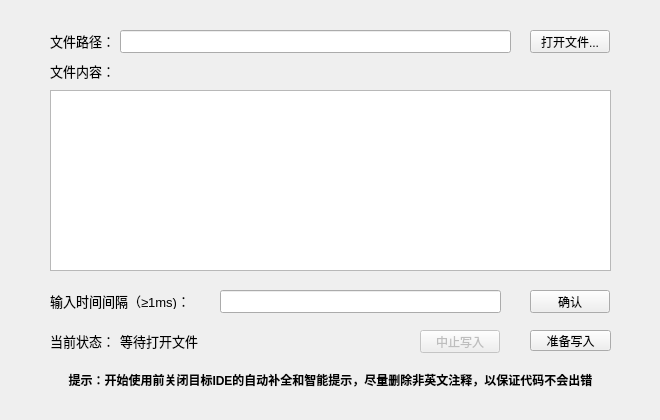
<?xml version="1.0" encoding="UTF-8"?>
<ui version="4.0">
 <class>KeyBrdReflectionWindowClass</class>
 <widget class="QMainWindow" name="KeyBrdReflectionWindowClass">
  <property name="enabled">
   <bool>true</bool>
  </property>
  <property name="geometry">
   <rect>
    <x>0</x>
    <y>0</y>
    <width>660</width>
    <height>420</height>
   </rect>
  </property>
  <property name="minimumSize">
   <size>
    <width>660</width>
    <height>400</height>
   </size>
  </property>
  <property name="maximumSize">
   <size>
    <width>660</width>
    <height>420</height>
   </size>
  </property>
  <property name="windowTitle">
   <string>KeyBrdReflectionWindow</string>
  </property>
  <widget class="QWidget" name="centralWidget">
   <widget class="QPushButton" name="BTN_OpenTargetFile">
    <property name="geometry">
     <rect>
      <x>530</x>
      <y>30</y>
      <width>80</width>
      <height>23</height>
     </rect>
    </property>
    <property name="text">
     <string>打开文件...</string>
    </property>
   </widget>
   <widget class="QLineEdit" name="BOX_ShowPath">
    <property name="geometry">
     <rect>
      <x>120</x>
      <y>30</y>
      <width>391</width>
      <height>23</height>
     </rect>
    </property>
    <property name="readOnly">
     <bool>false</bool>
    </property>
   </widget>
   <widget class="QTextEdit" name="BOX_ShowContent">
    <property name="geometry">
     <rect>
      <x>50</x>
      <y>90</y>
      <width>561</width>
      <height>181</height>
     </rect>
    </property>
    <property name="font">
     <font>
      <family>Consolas</family>
      <pointsize>10</pointsize>
     </font>
    </property>
    <property name="acceptDrops">
     <bool>false</bool>
    </property>
    <property name="lineWrapColumnOrWidth">
     <number>-1</number>
    </property>
    <property name="readOnly">
     <bool>true</bool>
    </property>
    <property name="acceptRichText">
     <bool>false</bool>
    </property>
   </widget>
   <widget class="QPushButton" name="BTN_WriteConfirm">
    <property name="geometry">
     <rect>
      <x>530</x>
      <y>330</y>
      <width>81</width>
      <height>21</height>
     </rect>
    </property>
    <property name="text">
     <string>准备写入</string>
    </property>
   </widget>
   <widget class="QLabel" name="LAB_TIT_ShowStatusTiitle">
    <property name="geometry">
     <rect>
      <x>50</x>
      <y>333</y>
      <width>91</width>
      <height>16</height>
     </rect>
    </property>
    <property name="font">
     <font>
      <pointsize>10</pointsize>
     </font>
    </property>
    <property name="text">
     <string>当前状态：</string>
    </property>
   </widget>
   <widget class="QLabel" name="LAB_TIT_FilePath">
    <property name="geometry">
     <rect>
      <x>50</x>
      <y>33</y>
      <width>61</width>
      <height>16</height>
     </rect>
    </property>
    <property name="font">
     <font>
      <pointsize>10</pointsize>
     </font>
    </property>
    <property name="text">
     <string>文件路径：</string>
    </property>
   </widget>
   <widget class="QLabel" name="LAB_TIT_Hint">
    <property name="geometry">
     <rect>
      <x>50</x>
      <y>350</y>
      <width>561</width>
      <height>61</height>
     </rect>
    </property>
    <property name="font">
     <font>
      <bold>true</bold>
     </font>
    </property>
    <property name="text">
     <string>&lt;html&gt;&lt;head/&gt;&lt;body&gt;&lt;p align=&quot;center&quot;&gt;&lt;span style=&quot; font-weight:700;&quot;&gt;提示：开始使用前关闭目标IDE的自动补全和智能提示，尽量删除非英文注释，以保证代码不会出错&lt;/span&gt;&lt;/p&gt;&lt;/body&gt;&lt;/html&gt;</string>
    </property>
    <property name="alignment">
     <set>Qt::AlignmentFlag::AlignCenter</set>
    </property>
   </widget>
   <widget class="QLabel" name="LAB_TIP_ShowStatus">
    <property name="geometry">
     <rect>
      <x>120</x>
      <y>331</y>
      <width>281</width>
      <height>20</height>
     </rect>
    </property>
    <property name="font">
     <font>
      <pointsize>10</pointsize>
     </font>
    </property>
    <property name="text">
     <string>等待打开文件</string>
    </property>
   </widget>
   <widget class="QPushButton" name="BTN_DisruptInput">
    <property name="enabled">
     <bool>false</bool>
    </property>
    <property name="geometry">
     <rect>
      <x>420</x>
      <y>330</y>
      <width>80</width>
      <height>23</height>
     </rect>
    </property>
    <property name="text">
     <string>中止写入</string>
    </property>
   </widget>
   <widget class="QLabel" name="LAB_TIT_ShowFileContentTitle">
    <property name="geometry">
     <rect>
      <x>50</x>
      <y>63</y>
      <width>61</width>
      <height>16</height>
     </rect>
    </property>
    <property name="font">
     <font>
      <pointsize>10</pointsize>
     </font>
    </property>
    <property name="text">
     <string>文件内容：</string>
    </property>
   </widget>
   <widget class="QLabel" name="LAB_TIT_InputTimeTitle">
    <property name="geometry">
     <rect>
      <x>50</x>
      <y>293</y>
      <width>176</width>
      <height>16</height>
     </rect>
    </property>
    <property name="font">
     <font>
      <pointsize>10</pointsize>
     </font>
    </property>
    <property name="text">
     <string>输入时间间隔（≥1ms)：</string>
    </property>
   </widget>
   <widget class="QLineEdit" name="BOX_InputTime">
    <property name="geometry">
     <rect>
      <x>220</x>
      <y>290</y>
      <width>281</width>
      <height>23</height>
     </rect>
    </property>
   </widget>
   <widget class="QPushButton" name="BTN_SubmitInputTime">
    <property name="geometry">
     <rect>
      <x>530</x>
      <y>290</y>
      <width>80</width>
      <height>23</height>
     </rect>
    </property>
    <property name="text">
     <string>确认</string>
    </property>
   </widget>
  </widget>
 </widget>
 <layoutdefault spacing="6" margin="11"/>
 <resources>
  <include location="KeyBrdReflectionWindow.qrc"/>
 </resources>
 <connections>
  <connection>
   <sender>BTN_OpenTargetFile</sender>
   <signal>clicked()</signal>
   <receiver>KeyBrdReflectionWindowClass</receiver>
   <slot>GetTargetFileName()</slot>
   <hints>
    <hint type="sourcelabel">
     <x>531</x>
     <y>74</y>
    </hint>
    <hint type="destinationlabel">
     <x>599</x>
     <y>70</y>
    </hint>
   </hints>
  </connection>
  <connection>
   <sender>BOX_ShowPath</sender>
   <signal>returnPressed()</signal>
   <receiver>KeyBrdReflectionWindowClass</receiver>
   <slot>GetTargetFileName()</slot>
   <hints>
    <hint type="sourcelabel">
     <x>297</x>
     <y>71</y>
    </hint>
    <hint type="destinationlabel">
     <x>375</x>
     <y>24</y>
    </hint>
   </hints>
  </connection>
  <connection>
   <sender>BTN_WriteConfirm</sender>
   <signal>clicked()</signal>
   <receiver>KeyBrdReflectionWindowClass</receiver>
   <slot>StartReflectKeys()</slot>
   <hints>
    <hint type="sourcelabel">
     <x>541</x>
     <y>370</y>
    </hint>
    <hint type="destinationlabel">
     <x>577</x>
     <y>307</y>
    </hint>
   </hints>
  </connection>
  <connection>
   <sender>BTN_DisruptInput</sender>
   <signal>clicked()</signal>
   <receiver>KeyBrdReflectionWindowClass</receiver>
   <slot>DisruptInput()</slot>
   <hints>
    <hint type="sourcelabel">
     <x>462</x>
     <y>372</y>
    </hint>
    <hint type="destinationlabel">
     <x>572</x>
     <y>237</y>
    </hint>
   </hints>
  </connection>
  <connection>
   <sender>BOX_InputTime</sender>
   <signal>returnPressed()</signal>
   <receiver>KeyBrdReflectionWindowClass</receiver>
   <slot>SetInputTime()</slot>
   <hints>
    <hint type="sourcelabel">
     <x>306</x>
     <y>323</y>
    </hint>
    <hint type="destinationlabel">
     <x>26</x>
     <y>302</y>
    </hint>
   </hints>
  </connection>
  <connection>
   <sender>BTN_SubmitInputTime</sender>
   <signal>clicked()</signal>
   <receiver>KeyBrdReflectionWindowClass</receiver>
   <slot>SetInputTime()</slot>
   <hints>
    <hint type="sourcelabel">
     <x>519</x>
     <y>321</y>
    </hint>
    <hint type="destinationlabel">
     <x>629</x>
     <y>172</y>
    </hint>
   </hints>
  </connection>
 </connections>
 <slots>
  <slot>GetTargetFileName()</slot>
  <slot>StartReflectKeys()</slot>
  <slot>DisruptInput()</slot>
  <slot>SetInputTime()</slot>
 </slots>
</ui>
